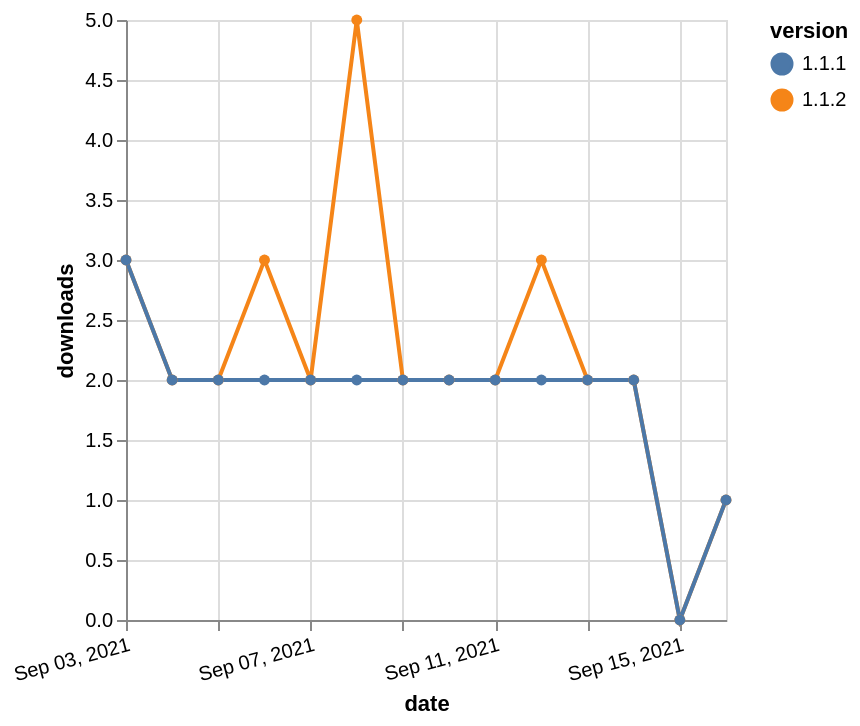

This figure's Vega-Lite source:
### Vega-Lite specification from a JSON file in a GitHub repository (floating-point values rounded to 4 significant figures)
{"$schema": "https://vega.github.io/schema/vega-lite/v5.json", "description": "A simple bar chart with embedded data.", "data": {"values": [{"date": "2021-09-03", "total": 1686, "delta": 3, "version": "1.1.2"}, {"date": "2021-09-04", "total": 1688, "delta": 2, "version": "1.1.2"}, {"date": "2021-09-05", "total": 1690, "delta": 2, "version": "1.1.2"}, {"date": "2021-09-06", "total": 1693, "delta": 3, "version": "1.1.2"}, {"date": "2021-09-07", "total": 1695, "delta": 2, "version": "1.1.2"}, {"date": "2021-09-08", "total": 1700, "delta": 5, "version": "1.1.2"}, {"date": "2021-09-09", "total": 1702, "delta": 2, "version": "1.1.2"}, {"date": "2021-09-10", "total": 1704, "delta": 2, "version": "1.1.2"}, {"date": "2021-09-11", "total": 1706, "delta": 2, "version": "1.1.2"}, {"date": "2021-09-12", "total": 1709, "delta": 3, "version": "1.1.2"}, {"date": "2021-09-13", "total": 1711, "delta": 2, "version": "1.1.2"}, {"date": "2021-09-14", "total": 1713, "delta": 2, "version": "1.1.2"}, {"date": "2021-09-15", "total": 1713, "delta": 0, "version": "1.1.2"}, {"date": "2021-09-16", "total": 1714, "delta": 1, "version": "1.1.2"}, {"date": "2021-09-03", "total": 1521, "delta": 3, "version": "1.1.1"}, {"date": "2021-09-04", "total": 1523, "delta": 2, "version": "1.1.1"}, {"date": "2021-09-05", "total": 1525, "delta": 2, "version": "1.1.1"}, {"date": "2021-09-06", "total": 1527, "delta": 2, "version": "1.1.1"}, {"date": "2021-09-07", "total": 1529, "delta": 2, "version": "1.1.1"}, {"date": "2021-09-08", "total": 1531, "delta": 2, "version": "1.1.1"}, {"date": "2021-09-09", "total": 1533, "delta": 2, "version": "1.1.1"}, {"date": "2021-09-10", "total": 1535, "delta": 2, "version": "1.1.1"}, {"date": "2021-09-11", "total": 1537, "delta": 2, "version": "1.1.1"}, {"date": "2021-09-12", "total": 1539, "delta": 2, "version": "1.1.1"}, {"date": "2021-09-13", "total": 1541, "delta": 2, "version": "1.1.1"}, {"date": "2021-09-14", "total": 1543, "delta": 2, "version": "1.1.1"}, {"date": "2021-09-15", "total": 1543, "delta": 0, "version": "1.1.1"}, {"date": "2021-09-16", "total": 1544, "delta": 1, "version": "1.1.1"}]}, "width": "container", "mark": {"type": "line", "point": {"filled": true}}, "encoding": {"x": {"field": "date", "type": "temporal", "timeUnit": "yearmonthdate", "title": "date", "axis": {"labelAngle": -15}}, "y": {"field": "delta", "type": "quantitative", "title": "downloads"}, "color": {"field": "version", "type": "nominal"}, "tooltip": {"field": "delta"}}}
